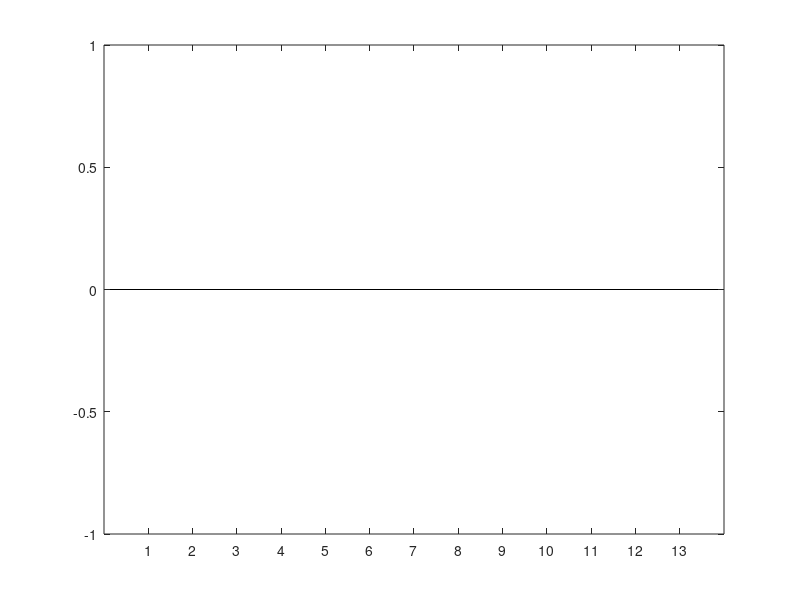

MATLAB code for this plot: (Note: this script raises an error after producing the figure.)
clear all;
close all;
clc;

load('HeavyMetals.mat');
[M,N] = size(HM_datas);
for i=1:N
   fig = figure(i);
   bar(HM_datas(:,i));
   hold on;
   Y = round(HM_datas(:,i),2);
   text(1:length(Y),Y,num2str(Y),'vert','bottom','horiz','center');
   hold off;
   title(HM_Elements(i));
   set(gca,'XTickLabel',HM_GroupNames);
   grid on;
   xlabel('Group');
   ylabel('Concentration [mg/L]');
   fig.Position = [300 300 1000 500];
   saveas(fig,"figures/HM_"+HM_Elements(i)+".jpg");
end